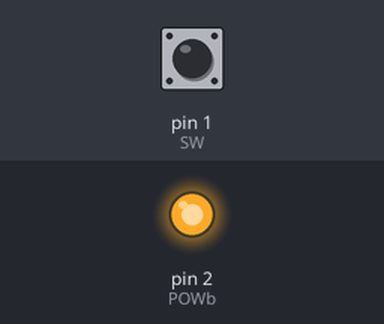
This sketch was run on a simulated Arduino Uno, built with avr-gcc and run on an emulated ATmega328P. Shown: output pins drawn as LEDs (lit = HIGH). Inputs (shaded band) come from the test bench; at power-on: pin 1 (SW) HIGH.

Above: at 1.2 s.
1.3 s: pin 1 (SW) pulled LOW for 0.15 s
At 1.6 s:
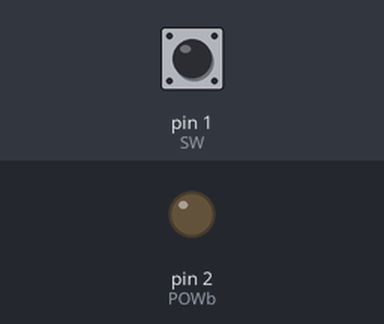
2.9 s: pin 1 (SW) pulled LOW for 1 s
At 4.0 s:
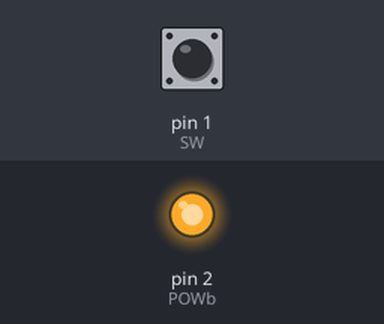
5.4 s: pin 1 (SW) pulled LOW for 3.2 s
At 5.9 s:
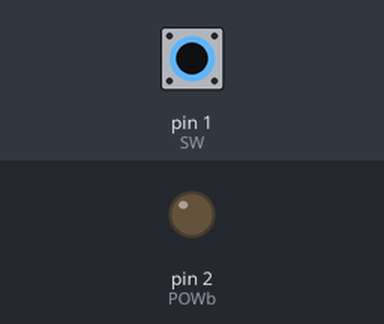
Timing chart, 0 to 8.4 s (numbered marks = the images above; inputs shaded):
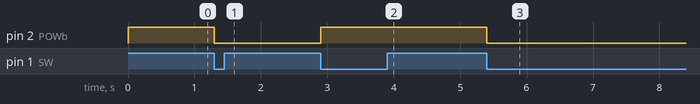

The sketch:

USBPowSW.ino
```cpp
#include <avr/wdt.h>
#include <avr/sleep.h>

#define AIN    0 // p1
#define SW     1 // p3
#define POWb   2 // p4
// p2=GND, p5=VCC

void setup() {
  pinMode(SW, INPUT_PULLUP);
  digitalWrite(POWb, 1);
  pinMode(POWb, OUTPUT);
  USBPow(0);
}

int st = 0;

void loop() {
  if (digitalRead(SW) == 0){
    st = 1 - st;
    USBPow(st);
    while(digitalRead(SW) == 0) delay(10);
  }
}

void USBPow(int state)
{
  if (state == 1) digitalWrite(POWb, 0);
  else digitalWrite(POWb, 1);
}
```

Measured:
- after the input at 1.3 s, pin 2 (POWb): HIGH → LOW at once
- after the input at 2.9 s, pin 2 (POWb): LOW → HIGH at once
- after the input at 5.4 s, pin 2 (POWb): HIGH → LOW at once
